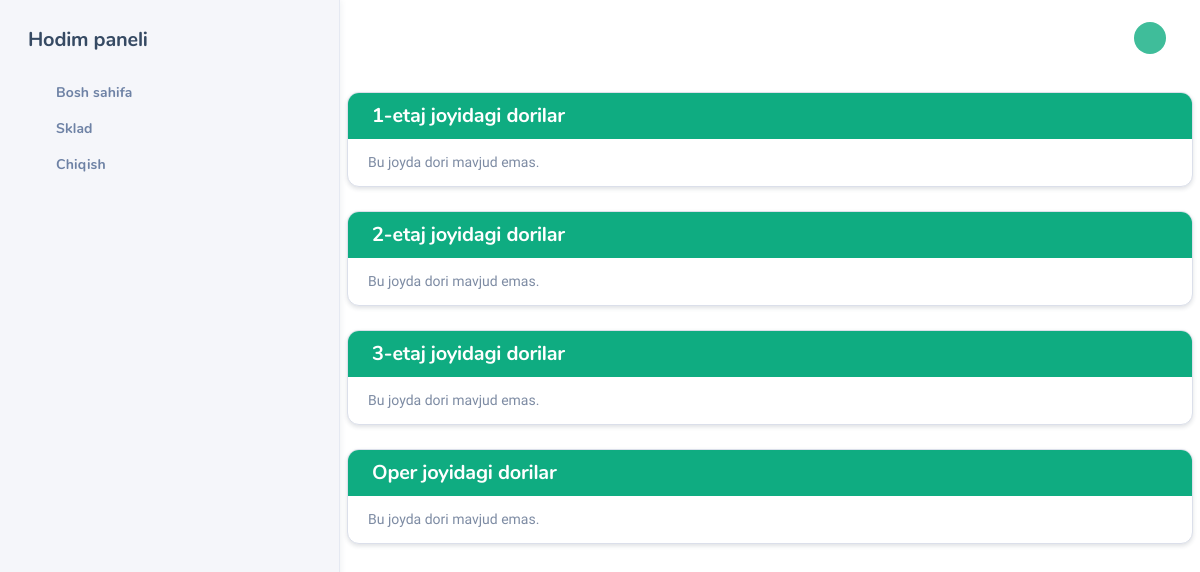
The app's page /doctorview/ (signed in) with its own data.
### main/models.py (models this page shows, shortened)
class Place(models.Model):
    name = models.CharField(max_length=100)
    class Meta:
        verbose_name = "Joy"
        verbose_name_plural = "Joylar"

### main/views.py (the view)
# urls.py: path('doctorview/', doctorview, name='doctor'),
@login_required
def doctorview(request):
    user = request.user
    if user.role == "doctor":
        places = user.place.all()
    else:
        places = Place.objects.all()
    place_medicines = []
    for place in places:
        medicines = Medicine.objects.filter(place=place)
        place_medicines.append({
            'place': place,
            'medicines': medicines
        })
    return render(request, 'doctor.html', {'place_medicines': place_medicines})

### templates/doctor.html
{% extends "base.html" %}
{% block content %}
<div class="container mt-4">
    <h2 class="mb-4">Joylarga biriktirilgan dori ro'yxati</h2>
    {% for block in place_medicines %}
        <div class="card mb-4 shadow-sm">
            <div class="card-header bg-primary text-white">
                <h5 class="mb-0">{{ block.place.name }} joyidagi dorilar</h5>
            </div>
            <div class="card-body">
                {% if block.medicines %}
                    <table class="table table-bordered">
                        <thead>
                            <tr>
                                <th>Nomi</th>
                                <th>Kategoriya</th>
                                <th>Miqdori</th>
                                <th>Quti narxi</th>
                                <th>1 dona narxi</th>
                                <th>Muddati</th>
                                <th>Amallar</th>
                            </tr>
                        </thead>
                        <tbody>
                            {% for med in block.medicines %}
                            <tr>
                                <td>{{ med.name }}</td>
                                <td>{{ med.get_category_display }}</td>
                                <td>{{ med.remaining_display }}</td>
                                <td>{{ med.price|floatformat:0 }} so'm</td>
                                <td>
                                    {% if med.box_quantity > 1 %}
                                        {{ med.unit_price|floatformat:0 }} so'm
                                    {% else %}
                                        —
                                    {% endif %}
                                </td>
                                <td>{{ med.expiry_date|date:"d.m.Y"|default:"—" }}</td>
                                <td>
                                    <a href="{% url 'medicine_update' med.id %}"
                                       class="btn btn-sm btn-success">
                                        <em class="icon ni ni-edit"></em> O‘zgartirish
                                    </a>
                                </td>
                            </tr>
                            {% endfor %}
                        </tbody>
                    </table>
                {% else %}
                    <p class="text-muted">Bu joyda dori mavjud emas.</p>
                {% endif %}
            </div>
        </div>
    {% endfor %}
</div>
{% endblock %}

### records on screen
Place: place.name "1-etaj"
Place: place.name "2-etaj"
Place: place.name "3-etaj"
Place: place.name "Oper"
